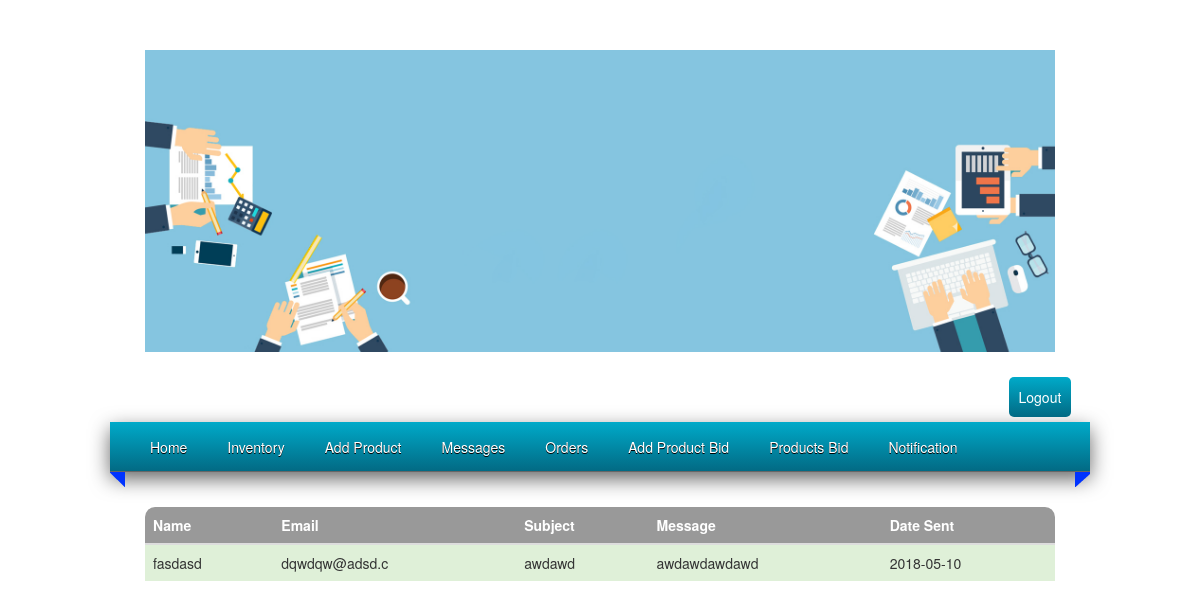
The page /admin/admin_messages.php (signed in) on the database as committed earlier.
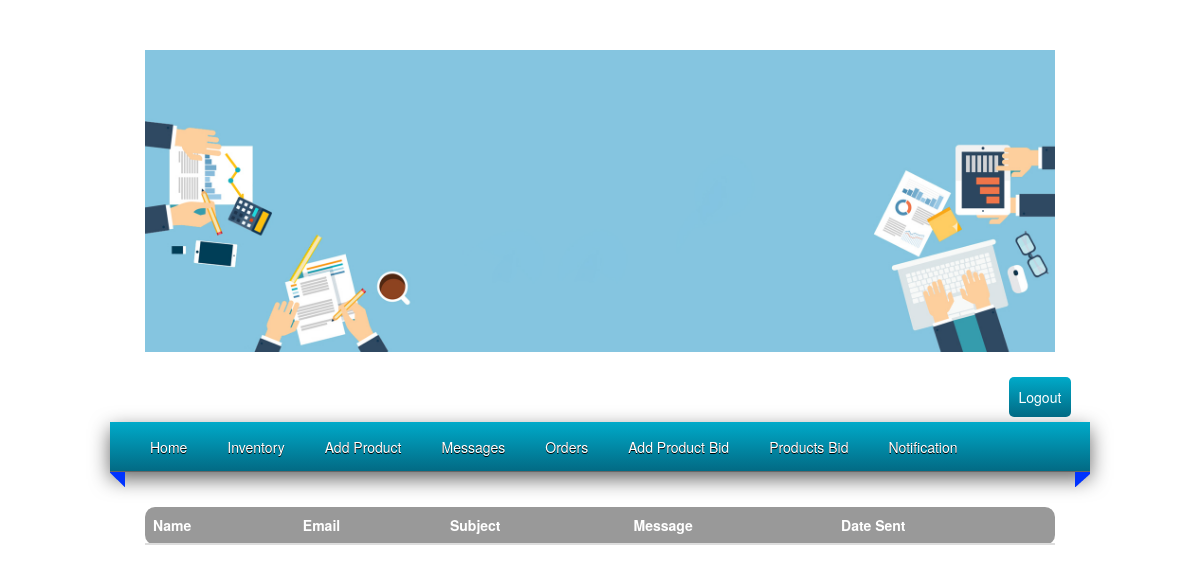
The same page on the database as committed later.
### tables this page shows
CREATE TABLE `messages` (
  `id` int(10) NOT NULL,
  `msg_name` varchar(100) NOT NULL,
  `msg_email` varchar(80) NOT NULL,
  `msg_subject` varchar(50) NOT NULL,
  `msg` mediumtext NOT NULL,
  `msg_date` date NOT NULL
);

### admin/admin_messages.php (the view, shortened to what this page needs)
<?php
$sql = "SELECT * FROM `messages`";
$i = 0;
$color = array("active", "success", "info", "warning", "danger");
?>
<!doctype html>
<html lang="en">
  <head>
    <link rel="stylesheet" href="../css/bootstrap.min.css">
    <link rel="stylesheet" href="style/style.css"/>
  </head>
  <body>
    <div id="main_wrapper">
      <div id="header">
        <?php include_once '../templates/admin_header.php';?>
        <a id="logout"href="admin_logout.php">
          <div class="btn btn-default logout">Logout
          </div>
        </a>
        <?php include_once '../templates/admin_nav.php';?>
      </div>
      <div class="messages">
        <table class="table" width="1000px" style="border-radius:10px; background: rgba(0,0,0,0.4)">
          <thead>
            <tr style="color: #ffffff">
              <th>Name
              </th>
              <th>Email
              </th>
              <th>Subject
              </th>
              <th>Message
              </th>
              <th>Date Sent
              </th>
            </tr>
          </thead>
          <tbody>
            <?php
if ($query_run = mysqli_query(mysqli_connect("localhost", "root", "", "cd"), $sql)) {
    while ($row = mysqli_fetch_assoc($query_run)) {
        $msg_name = $row['msg_name'];
        $msg_email = $row['msg_email'];
        $msg_subject = $row['msg_subject'];
        $msg = $row['msg'];
        $date = $row['msg_date'];
        ?>
            <tr class="<?php
$i++;
        echo $color[$i % 5]?>">
              <td>
                <?php echo $msg_name; ?>
              </td>
              <td>
                <?php echo $msg_email; ?>
              </td>
              <td>
                <?php echo $msg_subject; ?>
              </td>
              <td>
                <?php echo $msg; ?>
              </td>
              <td>
                <?php echo $date; ?>
              </td>
            </tr>
            <?php
}
}?>
          </tbody>
        </table>
      </div>
    </div>
  </body>
</html>

### templates/admin_header.php
<header id="main_header">
    <table width="910" cellpadding="0" cellspacing="0" border="0">
        <tr>
            <a href="index.php"><img src="../images/logo.jpg" alt="" width="100%" height="120%" border=""/></a></td>
        </tr>
    </table>
</header>

### templates/admin_nav.php
<nav id="main_menu">
    <a href="index.php">
        <div id="page">Home</div>
    </a>
    <a href="admin_inventory.php">
        <div id="page">Inventory</div>
    </a>
    <a href="add_product.php">
        <div id="page">Add Product</div>
    </a>
    <a href="admin_messages.php">
        <div id="page">Messages</div>
    </a>
    <a href="admin_orders.php">
        <div id="page">Orders</div>
    </a>
    <a href="add_product_bid.php">
        <div id="page">Add Product Bid</div>
    </a>
    <a href="admin_productbid.php">
        <div id="page">Products Bid</div>
    </a>
    <a href="notification.php">
        <div id="page">Notification</div>
    </a>
</nav>
<div id="down_menu"></div>

### admin/style/style.css (style rules this page uses)
* { padding: 0px; margin: 0px; }
body { background: url(../../css/back.jpg) no-repeat center center fixed; -webkit-background-size: cover; }
#main_header { width: 950px; padding: 20px; }
#main_menu { width: 960px; padding-left: 20px; height: 50px; margin-left: -15px; border-bottom: 1px #666666 solid; text-shadow: 0 1px 0 black; background: #000; background: -webkit-linear-gradient(top, #00aac9, #026a84); background: -moz-linear-gradient(top, #00aac9, #026a84); box-shadow: 0px 7px 20px #666; }
.logout { background: #026a84; padding: 10px; border-radius: 5px; margin: 5px; color: white; border: 0px; margin-left: 93%; background: -webkit-linear-gradient(top, #00aac9, #026a84); }
#logout { text-decoration: none; }
#down_menu { width: 980px; height: 15px; margin-left: -15px; background: url("bg_m.png"); }
#page { float: left; padding: 15px 20px; font-size: 14px; color: white; }
#main_wrapper { width: 950px; margin: 30px auto 30px; }
#header { background: #ffffff; }

### admin/admin_messages.php (style rules this page uses)
.messages { margin: 20px; }
#main_menu { width: 980px; }

Rows that differ between the two databases and show on the page:
removed messages: msg_name "fasdasd", msg_email "dqwdqw@adsd.c", msg_subject "awdawd", msg "awdawdawdawd", msg_date "2018-05-10"
